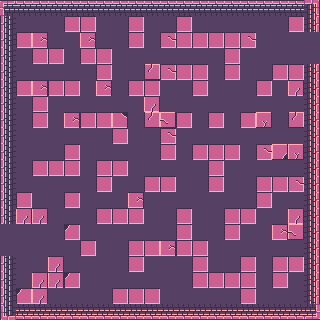

Below is a game level as drawn by its tile map, then a one-line description and the .tmx file that defines it, in full:
An orthogonal 20x20 tile map with 16x16 px tiles, 3 tile layers (Floor, Walls, Objectlayer's tile) and 4 objects (2x death, spawn, goal).

<map version="1.10" tiledversion="1.12.2" orientation="orthogonal" renderorder="right-down" width="20" height="20" tilewidth="16" tileheight="16" infinite="0" nextlayerid="5" nextobjectid="7">
 <tileset firstgid="1" source="tileset_DungeonTileSet.tsx" />
 <layer id="1" name="Floor" width="20" height="20">
  <data encoding="csv">
50,50,50,50,50,50,50,50,50,50,50,50,50,50,50,50,50,50,50,50,
50,50,50,50,50,50,50,50,50,50,50,50,50,50,50,50,50,50,50,50,
50,50,50,50,50,50,50,50,50,50,50,50,50,50,50,50,50,50,50,50,
50,50,50,50,50,50,50,50,50,50,50,50,50,50,50,50,50,50,50,50,
50,50,50,50,50,50,50,50,50,50,50,50,50,50,50,50,50,50,50,50,
50,50,50,50,50,50,50,50,50,50,50,50,50,50,50,50,50,50,50,50,
50,50,50,50,50,50,50,50,50,50,50,50,50,50,50,50,50,50,50,50,
50,50,50,50,50,50,50,50,50,50,50,50,50,50,50,50,50,50,50,50,
50,50,50,50,50,50,50,50,50,50,50,50,50,50,50,50,50,50,50,50,
50,50,50,50,50,50,50,50,50,50,50,50,50,50,50,50,50,50,50,50,
50,50,50,50,50,50,50,50,50,50,50,50,50,50,50,50,50,50,50,50,
50,50,50,50,50,50,50,50,50,50,50,50,50,50,50,50,50,50,50,50,
50,50,50,50,50,50,50,50,50,50,50,50,50,50,50,50,50,50,50,50,
50,50,50,50,50,50,50,50,50,50,50,50,50,50,50,50,50,50,50,50,
50,50,50,50,50,50,50,50,50,50,50,50,50,50,50,50,50,50,50,50,
50,50,50,50,50,50,50,50,50,50,50,50,50,50,50,50,50,50,50,50,
50,50,50,50,50,50,50,50,50,50,50,50,50,50,50,50,50,50,50,50,
50,50,50,50,50,50,50,50,50,50,50,50,50,50,50,50,50,50,50,50,
50,50,50,50,50,50,50,50,50,50,50,50,50,50,50,50,50,50,50,50,
50,50,50,50,50,50,50,50,50,50,50,50,50,50,50,50,50,50,50,50
</data>
 </layer>
 <layer id="2" name="Walls" width="20" height="20">
  <data encoding="csv">
44,45,45,45,45,45,45,45,45,45,45,45,45,45,45,45,45,45,45,2684354604,
1610612781,0,0,0,52,52,0,0,52,0,0,52,0,0,0,0,0,0,48,2684354605,
1610612781,52,2684354623,0,0,2684354623,0,0,52,0,56,52,52,52,52,56,0,0,0,2684354605,
1610612781,0,52,52,0,52,52,0,0,0,0,0,0,0,52,0,0,0,0,2684354605,
1610612781,0,0,0,0,0,52,0,0,1610612792,56,52,52,0,52,0,0,48,48,2684354605,
1610612781,52,2684354623,52,52,0,2684354623,0,52,52,0,0,52,0,0,0,48,0,2684354616,2684354605,
1610612781,0,52,0,0,0,0,0,0,2684354616,0,0,0,0,0,0,0,0,0,2684354605,
1610612781,0,52,0,2684354623,52,52,2684354609,0,1610612792,3221225528,52,0,48,0,48,3221225535,0,1610612792,2684354605,
1610612781,0,0,0,0,0,0,48,0,0,56,0,0,0,0,0,0,0,0,2684354605,
1610612781,0,0,0,52,0,0,0,0,0,52,0,48,48,52,0,56,3221225521,3221225535,2684354605,
1610612781,0,52,52,52,0,48,52,0,0,0,0,0,48,0,0,0,0,0,2684354605,
1610612781,0,0,0,0,0,52,0,0,48,48,0,0,48,0,0,48,48,56,2684354605,
1610612781,48,0,0,48,0,0,0,2684354623,0,0,0,0,0,0,0,48,0,0,2684354605,
1610612781,2684354616,2684354616,0,0,0,52,52,52,0,0,52,50,0,52,48,0,0,2684354616,2684354605,
1610612781,0,0,0,49,0,0,0,0,0,0,52,0,0,52,0,0,2684354623,3221225528,2684354605,
1610612781,0,0,0,0,52,0,0,52,52,2684354623,52,52,0,0,0,0,0,0,2684354605,
1610612781,0,0,2684354616,0,0,0,0,52,0,0,0,52,0,0,52,0,48,48,2684354605,
1610612781,0,2684354616,2684354616,49,0,0,0,0,0,0,0,52,52,52,52,0,48,0,2684354605,
1610612781,49,2684354616,0,0,0,0,48,48,48,0,0,0,0,0,52,0,0,0,2684354605,
1610612780,3221225517,3221225517,3221225517,3221225517,3221225517,3221225517,3221225517,3221225517,3221225517,3221225517,3221225517,3221225517,3221225517,3221225517,3221225517,3221225517,3221225517,3221225517,3221225516
</data>
 </layer>
 <layer id="4" name="Objectlayer's tile" width="20" height="20">
  <data encoding="csv">
0,0,0,0,0,0,0,0,0,0,0,0,0,0,0,0,0,0,0,0,
0,0,0,0,0,0,0,0,0,0,0,0,0,0,0,0,0,0,0,0,
0,0,0,0,0,0,0,0,0,0,0,0,0,0,0,0,0,0,0,50,
0,0,0,0,0,0,0,0,0,0,0,0,0,0,0,0,0,0,0,50,
0,0,0,0,0,0,0,0,0,0,0,0,0,0,0,0,0,0,0,0,
0,0,0,0,0,0,0,0,0,0,0,0,0,0,0,0,0,0,0,0,
0,0,0,0,0,0,0,0,0,0,0,0,0,0,0,0,0,0,0,0,
0,0,0,0,0,0,0,0,0,0,0,0,0,0,0,0,0,0,0,0,
0,0,0,0,0,0,0,0,0,0,0,0,0,0,0,0,0,0,0,0,
0,0,0,0,0,0,0,0,0,0,0,0,0,0,0,0,0,0,0,0,
0,0,0,0,0,0,0,0,0,0,0,0,0,0,0,0,0,0,0,0,
0,0,0,0,0,0,0,0,0,0,0,0,0,0,0,0,0,0,0,0,
0,0,0,0,0,0,0,0,0,0,0,0,0,0,0,0,0,0,0,0,
0,0,0,0,0,0,0,0,0,0,0,0,0,0,0,0,0,0,0,0,
50,0,0,0,0,0,0,0,0,0,0,0,0,0,0,0,0,0,0,0,
50,0,0,0,0,0,0,0,0,0,0,0,0,0,0,0,0,0,0,0,
0,0,0,0,0,0,0,0,0,0,0,0,0,0,0,0,0,0,0,0,
0,0,0,0,0,0,0,0,0,0,0,0,0,0,0,0,0,0,0,0,
0,0,0,0,0,0,0,0,0,0,0,0,0,0,0,0,0,0,0,0,
0,0,0,0,0,0,0,0,0,0,0,0,0,0,0,0,0,0,0,0
</data>
 </layer>
 <objectgroup id="3" name="Object Layer 1">
  <object id="1" name="spawn" x="302.713" y="31.1616" width="16.8174" height="31.1616" />
  <object id="2" name="goal" x="0.989257" y="223.078" width="15.8281" height="32.1509" />
  <object id="4" name="death" x="135.034" y="134.539" width="18.7959" height="18.3013" />
  <object id="6" name="death" x="41.0542" y="184.002" width="20.2798" height="19.7851" />
 </objectgroup>
</map>
